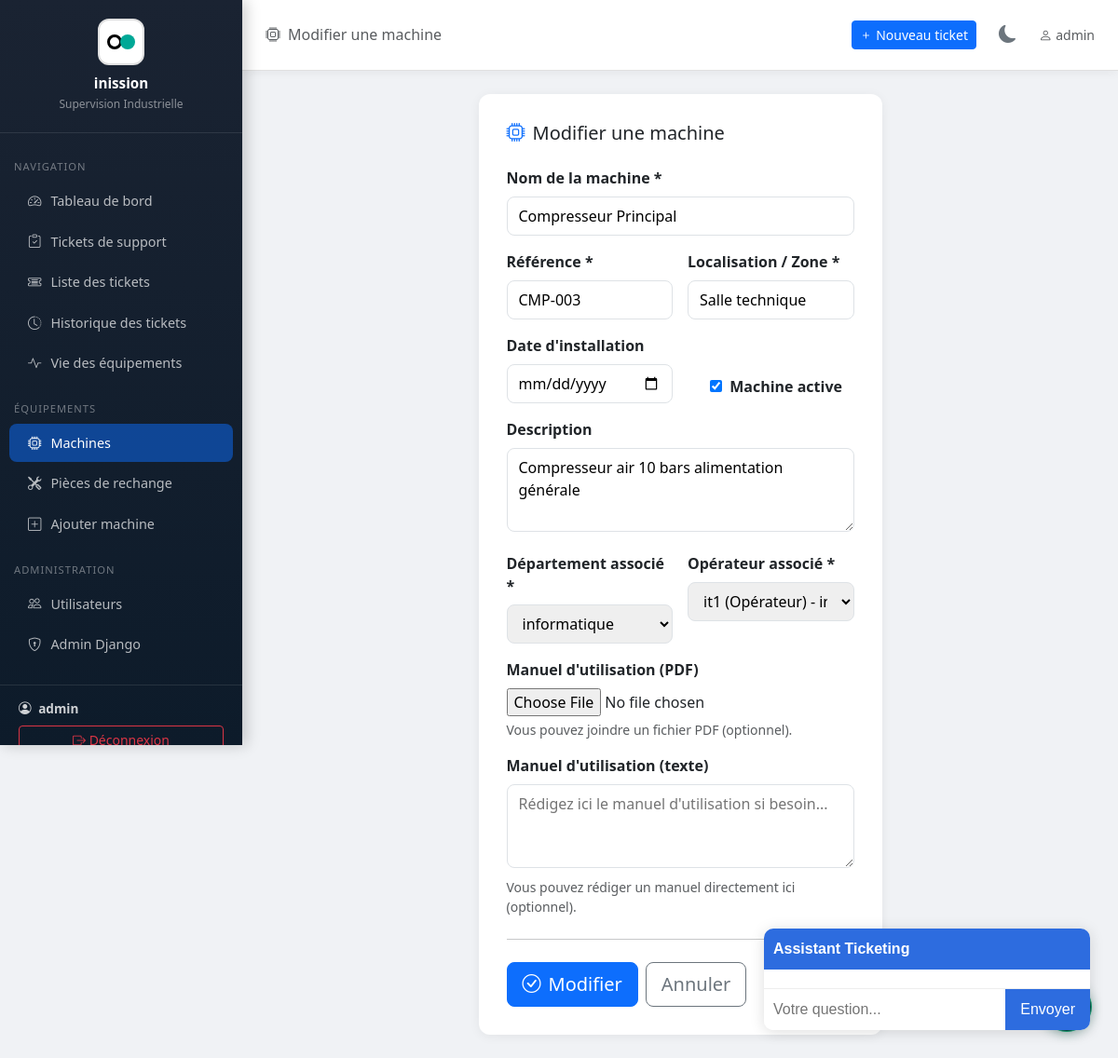
/machines/7/modifier/ (signed in), run on an earlier commit of the app's database.
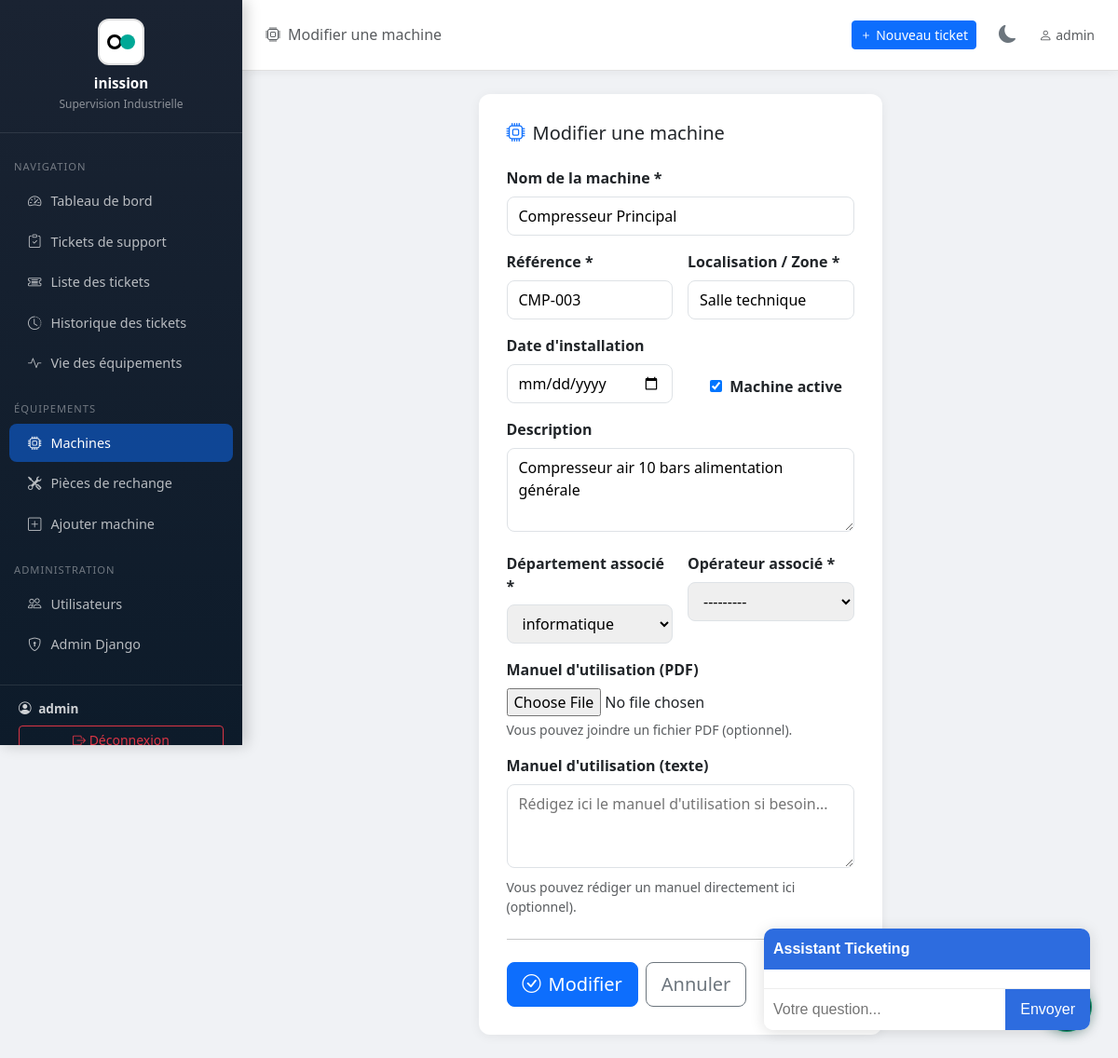
And on a later commit of the database.
### tickets/models.py (models this page shows, shortened)
class Machine(models.Model):
    nom = models.CharField(max_length=200, verbose_name="Nom de la machine")
    reference = models.CharField(max_length=100, unique=True, verbose_name="Référence")
    localisation = models.CharField(max_length=200, verbose_name="Localisation / Zone")
    description = models.TextField(blank=True, verbose_name="Description")
    actif = models.BooleanField(default=True, verbose_name="Active")
    date_installation = models.DateField(null=True, blank=True, verbose_name="Date d'installation")
    department = models.ForeignKey('Department', on_delete=models.SET_NULL, null=True, blank=True, verbose_name="Département associé")
    operator = models.ForeignKey('OperatorProfile', on_delete=models.SET_NULL, null=True, blank=True, verbose_name="Opérateur assigné")
    manuel_pdf = models.FileField(upload_to='machines/manuals/', blank=True, null=True, verbose_name="Manuel d'utilisation (PDF)")
    manuel_texte = models.TextField(blank=True, null=True, verbose_name="Manuel d'utilisation (texte)")
    class Meta:
        verbose_name = "Machine"
        verbose_name_plural = "Machines"
        ordering = ['nom']

### tickets/views.py (the view)
# urls.py: path('machines/<int:pk>/modifier/', views.machine_edit, name='machine_edit'),
@login_required
def machine_edit(request, pk):
    if not is_admin_or_supervisor(request.user):
        messages.error(request, "Vous n'avez pas la permission de modifier une machine.")
        return redirect('dashboard')
    machine = get_object_or_404(Machine, pk=pk)
    if request.method == 'POST':
        form = MachineForm(request.POST, request.FILES, instance=machine)
        if form.is_valid():
            form.save()
            messages.success(request, f"Machine '{machine.nom}' mise à jour.")
            return redirect('machine_list')
    else:
        form = MachineForm(instance=machine)
    return render(request, 'tickets/machine_form.html', {'form': form, 'machine': machine, 'action': 'Modifier'})

### tickets/models.py (called while the page is built)
    def __str__(self):
        return self.nom

    def __str__(self):
        return f"{self.user.username} ({self.get_role_display()}) - {self.department or 'Sans département'}"

### tickets/templatetags/permissions.py (called while the page is built)
@register.filter
def is_admin_or_supervisor(user):
    if user.is_superuser or user.is_staff:
        return True
    profile = getattr(user, 'operatorprofile', None)
    return profile and profile.role == 'superviseur'

### tickets/views.py (called while the page is built)
def is_admin_or_supervisor(user):
    if user.is_superuser or user.is_staff:
        return True
    profile = getattr(user, 'operatorprofile', None)
    return profile and profile.role == 'superviseur'

### tickets/templates/tickets/machine_form.html (shortened to what this page needs)
{% extends 'tickets/base.html' %}
{% block page_title %}<i class="bi bi-cpu me-2"></i>{{ action }} une machine{% endblock %}
{% block content %}
<div class="row justify-content-center">
    <div class="col-lg-6">
        <div class="form-card">
            <h5 class="mb-4"><i class="bi bi-cpu me-2 text-primary"></i>{{ action }} une machine</h5>
            <form method="post" enctype="multipart/form-data">
                <div class="row g-3">
                    <div class="col-12">
                        <label class="form-label fw-bold">Nom de la machine *</label>
                        {{ form.nom }}
                    </div>
                    <div class="col-md-6">
                        <label class="form-label fw-bold">Référence *</label>
                        {{ form.reference }}
                    </div>
                    <div class="col-md-6">
                        <label class="form-label fw-bold">Localisation / Zone *</label>
                        {{ form.localisation }}
                    </div>
                    <div class="col-md-6">
                        <label class="form-label fw-bold">Date d'installation</label>
                        {{ form.date_installation }}
                    </div>
                    <div class="col-md-6 d-flex align-items-end pb-1">
                        <div class="form-check">
                            {{ form.actif }}
                            <label class="form-check-label fw-bold ms-1">Machine active</label>
                        </div>
                    </div>
                    <div class="col-12">
                        <label class="form-label fw-bold">Description</label>
                        {{ form.description }}
                    </div>
                        <div class="col-md-6">
                            <label class="form-label fw-bold">Département associé *</label>
                            {{ form.department }}
                        </div>
                        <div class="col-md-6">
                            <label class="form-label fw-bold">Opérateur associé *</label>
                            {{ form.operator }}
                        </div>
                    <div class="col-12">
                        <label class="form-label fw-bold">Manuel d'utilisation (PDF)</label>
                        {{ form.manuel_pdf }}
                        <div class="form-text">Vous pouvez joindre un fichier PDF (optionnel).</div>
                    </div>
                    <div class="col-12">
                        <label class="form-label fw-bold">Manuel d'utilisation (texte)</label>
                        {{ form.manuel_texte }}
                        <div class="form-text">Vous pouvez rédiger un manuel directement ici (optionnel).</div>
                    </div>
                </div>
                <hr class="my-4">
                <div class="d-flex gap-2">
                    <button type="submit" class="btn btn-primary btn-lg">
                        <i class="bi bi-check-circle me-2"></i>{{ action }}
                    </button>
                    <a href="{% url 'machine_list' %}" class="btn btn-outline-secondary btn-lg">Annuler</a>
                </div>
            </form>
        </div>
    </div>
</div>
{% endblock %}

What changed in the data, as far as the page shows it:
changed Machine "Compresseur Principal": operator "it1 (Opérateur) - informatique" → "---------"
